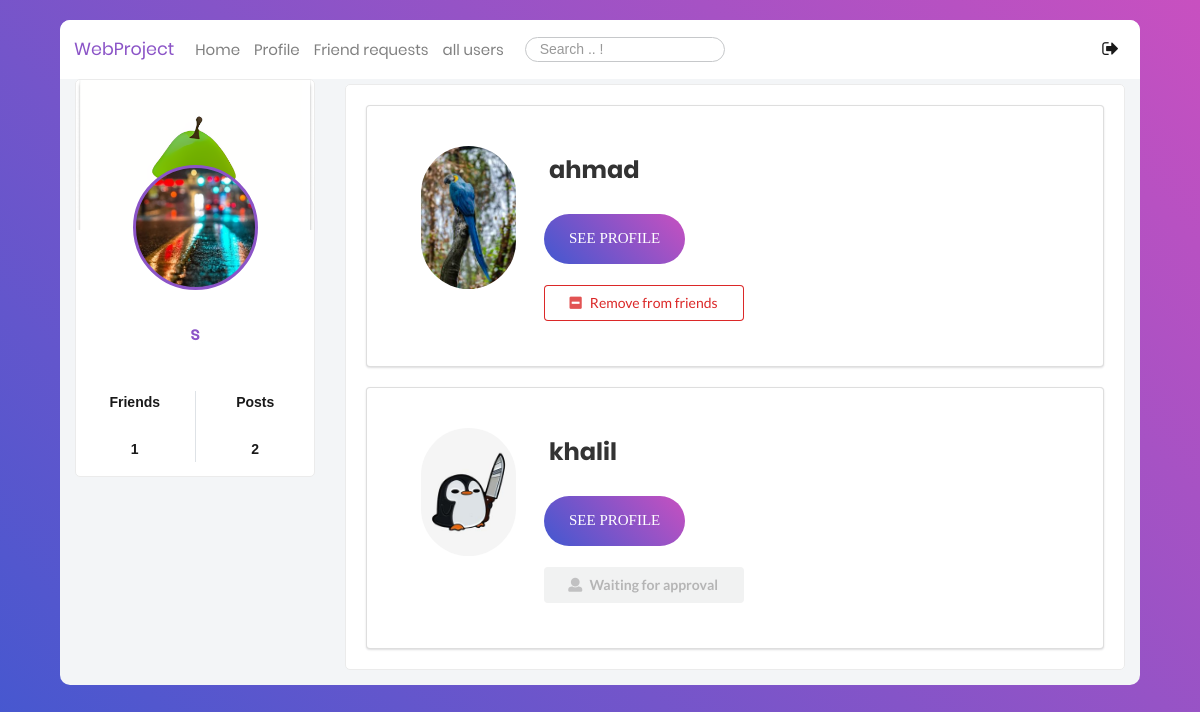
The page /all-profiles/ (signed in) on the database as committed earlier.
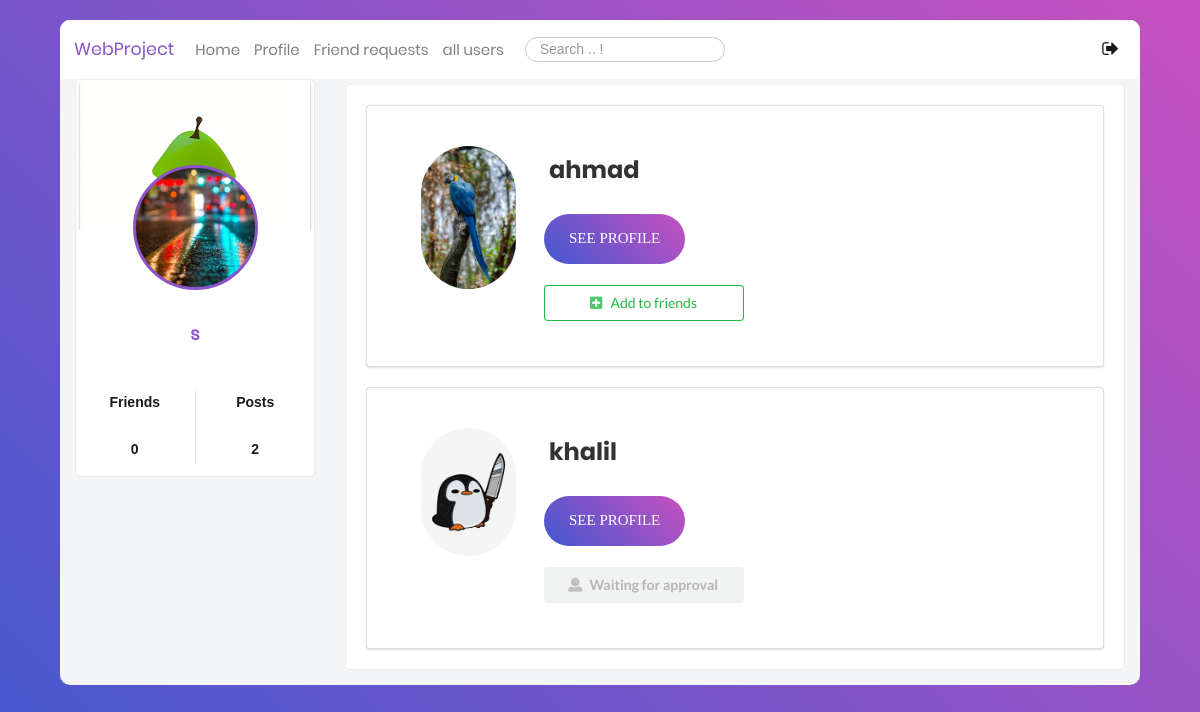
The same page on the database as committed later.
### users/models.py (models this page shows, shortened)
class Profile(models.Model):
    user = models.OneToOneField(User, on_delete=models.CASCADE)
    image = models.ImageField(default='default.jpg', upload_to='profile_pics')
    bgimage = models.ImageField(default='default.jpg', upload_to='bg_pics')
    friends = models.ManyToManyField(User, blank=True, related_name='friends')
    slug = models.SlugField(unique=True,default=uuid.uuid1)
    forget_password_token= models.CharField(max_length=100)
    updated = models.DateTimeField( auto_now=True)
    created = models.DateTimeField( auto_now_add=True)
    objects = ProfileManager()
    def get_absolute_url(self):
        return reverse("profile-detail-view", kwargs={"slug": self.slug})
    def get_friends_no(self):
        return self.friends.all().count()
    def get_posts_no(self):
        return self.posts.all().count()

### users/views.py (the view)
# urls.py: path('all-profiles/', views.ProfileListView.as_view(), name="all-profiles-view"),
class ProfileListView(ListView):
    model = Profile
    template_name = "users/profile_list.html"
    context_object_name = "qs"
    def get_queryset(self):
        qs = Profile.objects.get_all_profiles(self.request.user)
        return qs
    def get_context_data(self, **kwargs):
        context = super().get_context_data(**kwargs)
        user = User.objects.get(username__iexact=self.request.user)
        profile = Profile.objects.get(user=user)
        rel_r = Relationship.objects.filter(sender=profile)
        rel_s = Relationship.objects.filter(receiver=profile)
        rel_receiver = []
        rel_sender = []
        for item in rel_r:
            rel_receiver.append(item.receiver.user)
        for item in rel_s:
            rel_sender.append(item.sender.user)
        context["rel_receiver"] = rel_receiver
        context["rel_sender"] = rel_sender
        context["is_empty"] = False
        if len(self.get_queryset()) == 0:
            context["is_empty"] = True
        return context

### users/models.py (called while the page is built)
    def get_all_profiles(self, me):
        profiles = Profile.objects.all().exclude(user=me)
        return profiles

### users/templates/users/profile_list.html (shortened to what this page needs)
{% extends 'blog/base.html' %}
{% block content %}
<div class="container mt-5" style="width: 75%">
  <div class="row">
    <div class="col">
      <div class="main-block">
    {% for obj in qs %}
        <div class="ui segment" style="margin:20px">
            <div class="ui grid" >
                <div class="row" style="padding: 20px;margin:20px">
                    <div class="three wide column">
                        <img class="ui small circular image" src="{{obj.image.url}}">
                    </div>
                    <div class="thirteen wide column" >
                        <span class="login100-form-title animated" style="display: inline;   padding-left: 1%;  line-height: 2;">
						{{obj.user}}
					</span>
                        <div class="container-login100-form-btn" style="justify-content: left;">
                             <a href="{{obj.get_absolute_url}}">
                            <button class="login100-form-btn">
                                See profile
                            </button></a>
                        </div>
                        <br>
                        {% if obj.user not in rel_receiver and obj.user not in rel_sender %}
                            <form action=" {% url 'send-invite' %} " method="POST">
                                <button type="submit" class="ui positive basic button mb-5 w-big"><i class="plus square icon"></i>Add to friends</button>
                            </form>
                         {% endif %}
                        {% if obj.user in rel_receiver and request.user not in obj.friends.all %}
                            <button class="ui disabled button mb-5 w-big"><i class="user icon"></i>Waiting for approval</button>
                        {% endif %}
                        {% if request.user in obj.friends.all %}
                        <form action="{% url 'remove-friend' %}" method="POST">
                            <button type="submit" class="ui negative basic button mb-5 w-big"><i class="minus square icon"></i>Remove from friends</button>
                        </form>
                        {% endif %}
                    </div>
                </div>
            </div>
        </div>
    {% endfor %}
    </div></div></div></div>
{% endblock content %}

### blog/templates/blog/base.html (shortened to what this page needs)
{% load static %}
<!DOCTYPE html>
<html class="no-js" lang="en">
  <head>
             <link
      rel="stylesheet"
      type="text/css"
      href="https://cdnjs.cloudflare.com/ajax/libs/semantic-ui/2.2.14/semantic.min.css"
    />
    <link
      rel="stylesheet"
      href="{% static 'blog/css/vendor/bootstrap.min.css' %} "
    />
    <link
      rel="stylesheet"
      href="{% static 'blog/css/vendor/font-awesome.min.css' %}"
    />
    <link rel="stylesheet" href="{% static 'blog/css/vendor/animate.css' %}" />
    <link
      rel="stylesheet"
      href="{% static 'blog/css/vendor/hamburgers.min.css' %}"
    />
    <link rel="stylesheet" href="{% static 'blog/css/util.css' %}" />
    <link rel="stylesheet" href="{% static 'blog/css/normalize.css' %}" />
    <link rel="stylesheet" href="{% static 'blog/css/main.css' %}" />
  </head>
  <body>
    <div class="limiter">
      <div class="container-login100" style="align-items: flex-start;">
        <div class="wrap-main">
          <div class="container-fluid">
            <div class="row">
              <nav class="navbar navbar-expand-lg navbar-light bgwhite">
                <a
                  class="navbar-brand ProjectColor"
                  href="{% url 'blog-home' %}"
                  >WebProject</a
                >
                <div
                  class="collapse navbar-collapse"
                  id="navbarSupportedContent"
                >
                  <ul class="navbar-nav mr-auto">
                    <li class="nav-item ">
                      <a class="nav-link fs-15" href="{% url 'blog-home' %}"
                        >Home <span class="sr-only">(current)</span></a
                      >
                    </li>
                    <li class="nav-item">
                      <a class="nav-link fs-15" href="{% url 'profile' %}"
                        >Profile</a
                      >
                    </li>
                    <li class="nav-item">
                      <a
                        class="nav-link fs-15"
                        href="{% url 'my-invites-view' %}"
                        >Friend requests</a
                      >
                    </li>
                    <li class="nav-item">
                      <a
                        class="nav-link fs-15"
                        href="{% url 'all-profiles-view' %}"
                        >all users</a
                      >
                    </li>
                    <li class="nav-item pt-2 pl-3">
                      <form
                        action="{% url 'search' %}"
                        method="POST"
                        id="search"
                      >
                        <input
                          type="search"
                          name="searched"
                          class="p-1 fs-14 pl-3 input-border"
                          placeholder="Search .. !"
                        />
                      </form>
                    </li>
                  </ul>
                  <div class="form-inline my-2 my-lg-0">
                    <ul class="navbar-nav mr-auto">
                      <li class="nav-item active">
                        <a
                          class="nav-link fs-18"
                          href="{% url 'blog-logout' %}"
                          data-toggle="tooltip"
                          data-placement="top"
                          ><i class="fa fa-sign-out" aria-hidden="true"></i
                        ></a>
                      </li>
                    </ul>
                  </div>
                </div>
              </nav>
              <div class="col-sm-3 mobile-hidden">
          <div class="main-block">
            <div
              class="coverPicture"
              style="background: url('{{ user.profile.bgimage.url }}');"
            ></div>
            <div
              class="profilePicture"
              style="background: url('{{ user.profile.image.url }}');"
            ></div>
            <div class="FullName text-center fs-18 ProjectColor">
              {{ user }}
            </div>
            <div class="row statistic text-center fs-16 p-3">
              <div class="col">
                <p>Friends</p>
                <br />
                <p>{{ user.profile.get_friends_no }}</p>
              </div>
              <div class="col border-left">
                <p>Posts</p>
                <br />
                <p>{{ user.profile.get_posts_no }}</p>
              </div>
            </div>
          </div>
        </div>
        {% block content %} {% endblock content %}
            </div>
          </div>
        </div>
      </div>
    </div>
  </body>
</html>

### blog/static/blog/css/main.css (style rules this page uses)
* { margin: 0px; padding: 0px; box-sizing: border-box; }
body, html { height: 100%; font-family: Poppins-Regular, sans-serif; }
a { font-family: Poppins-Regular; font-size: 14px; line-height: 1.7; color: #666666; margin: 0px; transition: all 0.4s; -webkit-transition: all 0.4s; -o-transition: all 0.4s; -moz-transition: all 0.4s; }
p { font-family: Poppins-Regular; font-size: 14px; line-height: 1.7; color: #666666; margin: 0px; }
ul, li { margin: 0px; list-style-type: none; }
input { outline: none; border: none; }
button { outline: none !important; border: none; background: transparent; }
.limiter { width: 100%; margin: 0 auto; }
.container-login100 { width: 100%; min-height: 100vh; display: -webkit-box; display: -webkit-flex; display: -moz-box; display: -ms-flexbox; display: flex; flex-wrap: wrap; justify-content: center; align-items: flex-start; padding: 0; background: #9053c7; background: -webkit-linear-gradient(-135deg, #c850c0, #4158d0); background: -o-linear-gradient(-135deg, #c850c0, #4158d0); background: -moz-linear-gradient(-135deg, #c850c0, #4158d0); background: linear-gradient(-135deg, #c850c0, #4158d0); }
.wrap-main { width: 90%; background: #f3f5f7; border-radius: 10px; overflow: hidden; justify-content: space-between; margin-top: 20px; margin-bottom: 20px; }
nav { width: 100%; }
.main-block { background: #fff; border-radius: 5px; border: 1px solid #ebebeb; margin-bottom: 15px; }
.coverPicture { border-top-left-radius: 5px; -moz-border-radius-topleft: 5px; border-top-right-radius: 5px; -moz-border-radius-topright: 5px; height: 150px; background-size: cover !important; background-position: center top !important; }
.profilePicture { border-radius: 50%; height: 125px; width: 125px; margin: 0 auto; margin-top: -65px; border: 3px solid #8B54C7; background-size: cover !important; background-position: center top !important; }
.ProjectColor { color:#8B54C7 !important; }
.FullName { font-weight: 600; padding: 30px; }
.statistic p { font-weight: 600; color: rgba(0,0,0,.9); font-family: "Cairo", sans-serif !important; }
.login100-form-title { font-family: Poppins-Bold; font-size: 24px; color: #333333; line-height: 1.2; text-align: center; width: 100%; display: block; padding-bottom: 10%; }
.container-login100-form-btn { width: 100%; display: -webkit-box; display: -webkit-flex; display: -moz-box; display: -ms-flexbox; display: flex; flex-wrap: wrap; justify-content: center; padding-top: 20px; }
.login100-form-btn { font-family: Montserrat-Bold; font-size: 15px; line-height: 1.5; color: #fff; text-transform: uppercase; width: 100%; height: 50px; border-radius: 25px; background: -webkit-linear-gradient(-135deg, #c850c0, #4158d0); display: -webkit-box; display: -webkit-flex; display: -moz-box; display: -ms-flexbox; display: flex; justify-content: center; align-items: center; padding: 0 25px; -webkit-transition: all 0.4s; -o-transition: all 0.4s; -moz-transition: all 0.4s; transition: all 0.4s; }
.input-border { border-radius: 25px !important; border: 1px solid #c6c8ca !important; }
.mt-5 { margin-top: 5px !important; }
.mb-5 { margin-bottom: 5px !important; }
.w-big { width: 200px !important; }

Rows that differ between the two databases and show on the page:
changed Profile "ahmad": text "Remove from friends" → "Add to friends"
Other text that changed with them:
{{ user.profile.get_friends_no }}: "1" → "0"
